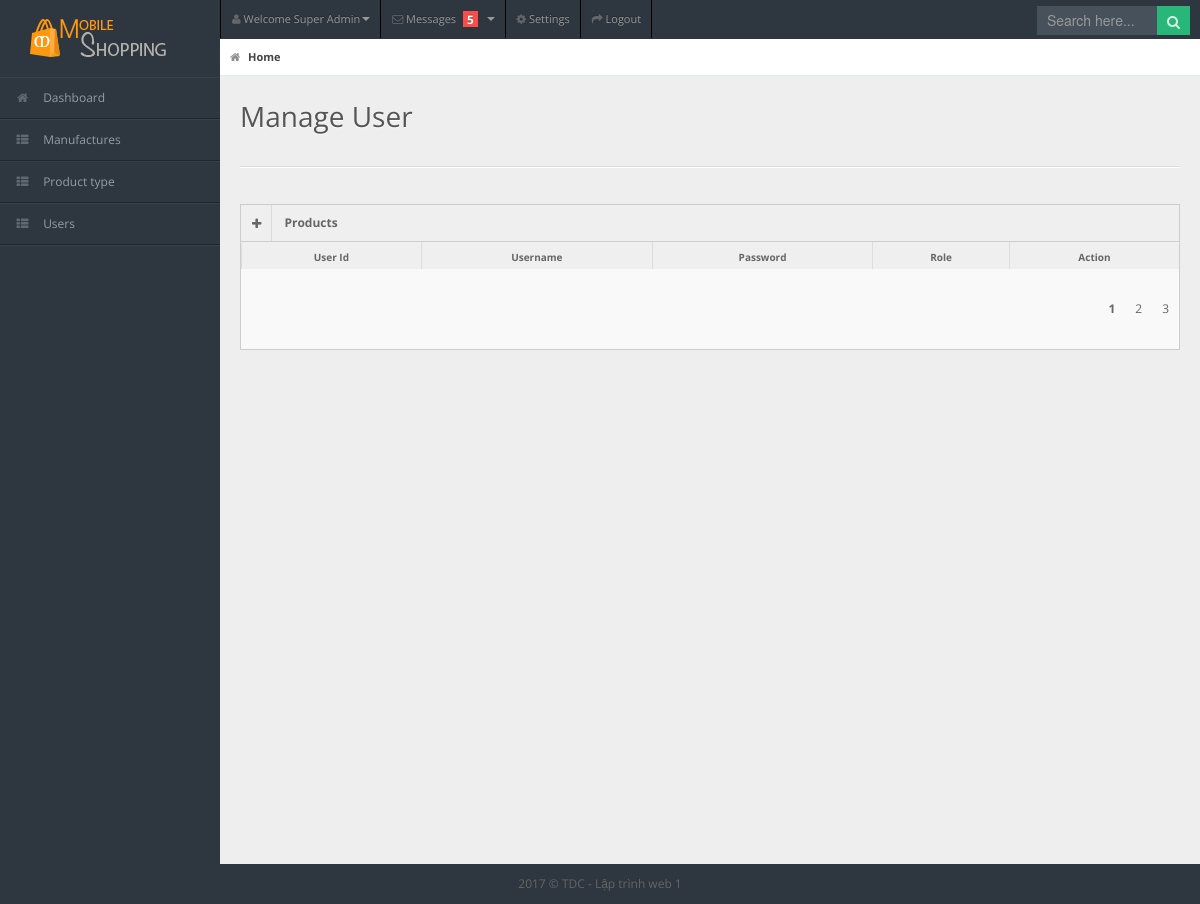
Page /admin/users.php on the earlier database version.
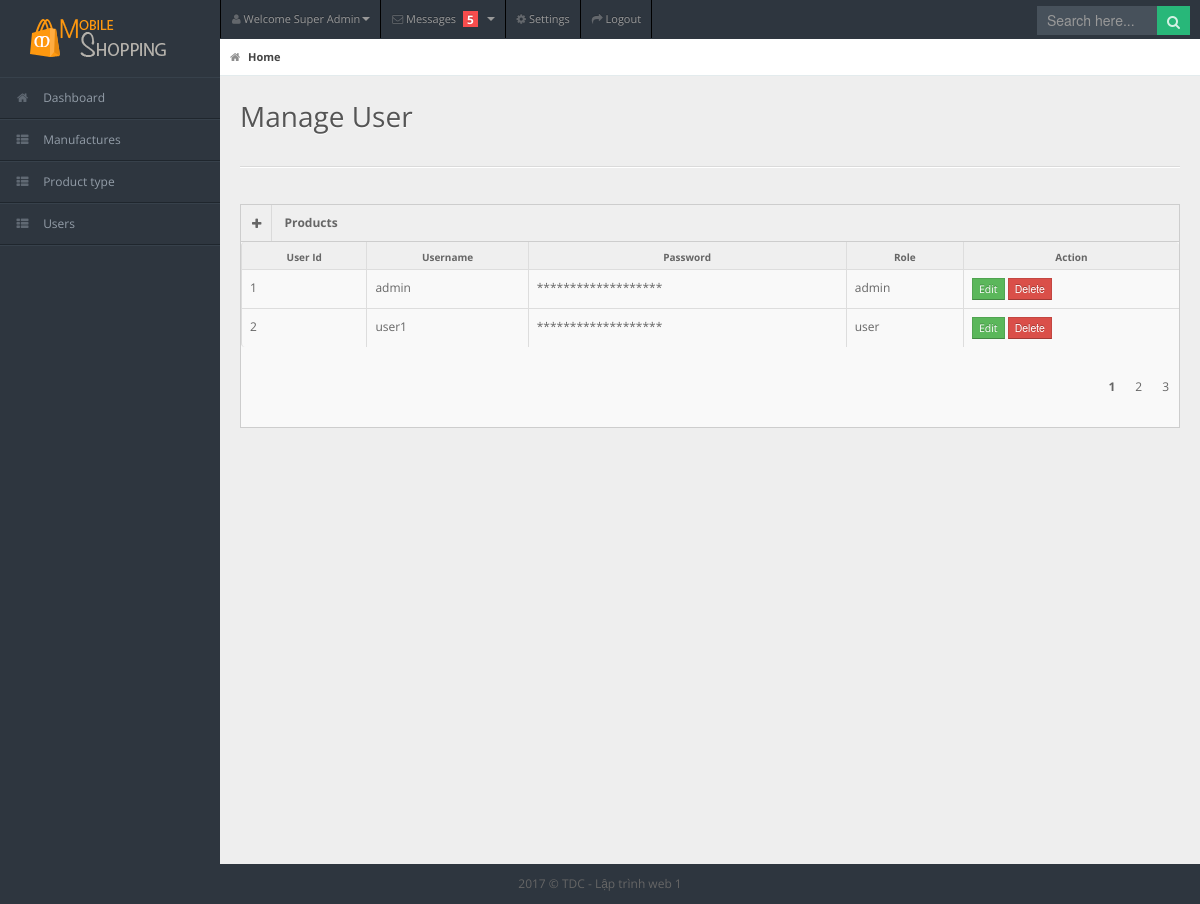
Same page on the later database version.
### tables this page shows
CREATE TABLE IF NOT EXISTS `users` (
  `user_id` int(11) NOT NULL AUTO_INCREMENT,
  `username` varchar(50) NOT NULL,
  `password` varchar(255) NOT NULL,
  `role_id` int(11) NOT NULL,
  PRIMARY KEY (`user_id`),
  UNIQUE KEY `username` (`username`)
);

### admin/models/db.php (called while the page is built)
<?php
class Db
{
    public static $connection;
    public function __construct()
    {
        if (!self::$connection) {
            self::$connection = new mysqli(DB_HOST, DB_USER, DB_PASSWORD, DB_NAME, PORT);
            self::$connection->set_charset(DB_CHARSET);
        }
        return self::$connection;
    }
}

### models/user.php (called while the page is built, shortened)
<?php
class User extends Db {
    function getAllUser() {
        $sql = self::$connection->prepare(
            "SELECT * FROM `users`");
        $sql->execute();
        $items = $sql->get_result()->fetch_all(MYSQLI_ASSOC);
        return $items;
    }
}

### admin/users.php (the view)
<?php include "layouts/layout_top.php" ?>
<?php
require "models/user.php";
$user = new User;
$allUser = $user->getAllUser();
?>
    <div id="content">
        <div id="content-header">
            <div id="breadcrumb"> <a href="index.html" title="Go to Home" class="tip-bottom current"><i
                        class="icon-home"></i> Home</a></div>
            <h1>Manage User</h1>
        </div>
        <div class="container-fluid">
            <hr>
            <div class="row-fluid">
                <div class="span12">
                    <div class="widget-box">
                        <div class="widget-title"> <span class="icon"><a href="form.html"> <i class="icon-plus"></i>
                                </a></span>
                            <h5>Products</h5>
                        </div>
                        <div class="widget-content nopadding">
                            <table class="table table-bordered table-striped">
                                <thead>
                                    <tr>
                                        <th>User Id</th>
                                        <th>Username</th>
                                        <th>Password</th>
                                        <th>Role</th>
                                        <th>Action</th>
                                    </tr>
                                </thead>
                                <tbody>
                                    <?php foreach($allUser as $key => $value) { ?>
                                        <tr class="">
                                            <td><?= $key+1?></td>
                                            <td><?=$value['username']?></td>
                                            <td><?=substr_replace($value['password'],'*******************',0)?></td>
                                            <td>
                                                <?php if ($value['role_id'] == 1) { ?>
                                                admin
                                                <?php } elseif ($value['role_id']== 2) { ?>
                                                user
                                                <?php } else { ?>
                                                guest
                                                <?php } ?>
                                            </td>
                                            <td>
                                                <a href="edit.html" class="btn btn-success btn-mini">Edit</a>
                                                <form action="" method="">
                                                    <input type="submit" class="btn btn-danger btn-mini" value="Delete">
                                                </form>
                                            </td>
                                        </tr>
                                    <?php } ?>
                                </tbody>
                            </table>
                            <div class="row" style="margin-left: 18px;">
                                <ul class="pagination">
                                    <li class="active">1</li>
                                    <li>2</li>
                                    <li>3</li>
                                </ul>
                            </div>
                        </div>
                    </div>
                </div>
            </div>
        </div>
    </div>
    <?php include "layouts/layout_bottom.php" ?>

### admin/layouts/layout_top.php (shortened to what this page needs)
<!DOCTYPE html>
<html lang="en">
<?php
require "models/db.php";
?>
<head>
    <link rel="stylesheet" href="css/bootstrap.min.css" />
    <link rel="stylesheet" href="css/bootstrap-responsive.min.css" />
    <link rel="stylesheet" href="css/uniform.css" />
    <link rel="stylesheet" href="css/select2.css" />
    <link rel="stylesheet" href="css/matrix-style.css" />
    <link rel="stylesheet" href="css/matrix-media.css" />
    <link href="font-awesome/css/font-awesome.css" rel="stylesheet" />
</head>
<body>
    <div id="header">
        <h1><a href="index.php"><img src="../images/logo.png" alt=""></a></h1>
    </div>
    <div id="user-nav" class="navbar navbar-inverse">
        <ul class="nav">
            <li class="dropdown" id="profile-messages"><a title="" href="#" data-toggle="dropdown"
                    data-target="#profile-messages" class="dropdown-toggle"><i class="icon icon-user"></i> <span
                        class="text">Welcome Super Admin</span><b class="caret"></b></a>
            </li>
            <li class="dropdown" id="menu-messages"><a href="#" data-toggle="dropdown" data-target="#menu-messages"
                    class="dropdown-toggle"><i class="icon icon-envelope"></i> <span class="text">Messages</span> <span
                        class="label label-important">5</span> <b class="caret"></b></a>
            </li>
            <li class=""><a title="" href="#"><i class="icon icon-cog"></i> <span class="text">Settings</span></a></li>
            <li class=""><a title="" href="../user/logout.php"><i class="icon icon-share-alt"></i> <span
                        class="text">Logout</span></a></li>
        </ul>
    </div>
    <div id="search">
        <input type="text" placeholder="Search here..." />
        <button type="submit" class="tip-bottom" title="Search"><i class="icon-search icon-white"></i></button>
    </div>
    <div id="sidebar"> <a href="#" class="visible-phone"><i class="icon icon-th"></i>Tables</a>
        <ul>
            <li><a href="index.php"><i class="icon icon-home"></i> <span>Dashboard</span></a> </li>
            <li> <a href="manufactures.php"><i class="icon icon-th-list"></i> <span>Manufactures</span></a></li>
            <li> <a href="protypes.php"><i class="icon icon-th-list"></i> <span>Product type</span></a></li>
            <li> <a href="users.php"><i class="icon icon-th-list"></i> <span>Users</span></a></li>
        </ul>
    </div>

### admin/layouts/layout_bottom.php (shortened to what this page needs)
<div class="row-fluid">
        <div id="footer" class="span12"> 2017 &copy; TDC - Lập trình web 1</div>
    </div>
</body>
</html>

### admin/css/select2.css (style rules this page uses)
ul.pagination li { float: left; }

### admin/css/matrix-media.css (style rules this page uses)
body { background:#2E363F; }
#header { margin-top:10px; }
#search input[type=text], #search button { background-color: #28b779; }
#sidebar > ul { border-bottom: 1px solid #37414b }
#sidebar > ul > li { border-top: 1px solid #37414b; border-bottom: 1px solid #1f262d; }
#search input[type=text] { background-color: #47515b; color: #fff; }

### admin/layouts/layout_top.php (style rules this page uses)
ul.pagination { list-style: none; float: right; }
ul.pagination li.active { font-weight: bold }
ul.pagination li { float: left; display: inline-block; padding: 10px }

Differences in the rows shown:
added users: username "admin", password "*******************", role_id "admin"
added users: username "user1", password "*******************", role_id "user"
